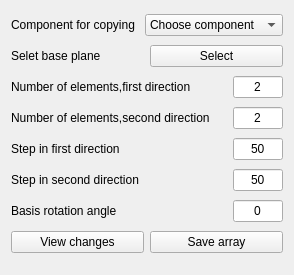
<?xml version="1.0" encoding="UTF-8"?>
<ui version="4.0">
 <class>crearray</class>
 <widget class="QWidget" name="crearray">
  <property name="geometry">
   <rect>
    <x>0</x>
    <y>0</y>
    <width>294</width>
    <height>275</height>
   </rect>
  </property>
  <property name="sizePolicy">
   <sizepolicy hsizetype="Minimum" vsizetype="Minimum">
    <horstretch>0</horstretch>
    <verstretch>0</verstretch>
   </sizepolicy>
  </property>
  <property name="focusPolicy">
   <enum>Qt::TabFocus</enum>
  </property>
  <property name="windowTitle">
   <string>Component Array Maker</string>
  </property>
  <layout class="QVBoxLayout" name="verticalLayout">
   <item>
    <layout class="QHBoxLayout" name="lay_compselect">
     <item>
      <widget class="QLabel" name="lbl_compselect">
       <property name="sizePolicy">
        <sizepolicy hsizetype="Minimum" vsizetype="Preferred">
         <horstretch>0</horstretch>
         <verstretch>0</verstretch>
        </sizepolicy>
       </property>
       <property name="text">
        <string>Component for copying</string>
       </property>
      </widget>
     </item>
     <item>
      <widget class="QComboBox" name="cmb_compselect">
       <item>
        <property name="text">
         <string>Choose component</string>
        </property>
       </item>
      </widget>
     </item>
    </layout>
   </item>
   <item>
    <layout class="QHBoxLayout" name="lay_selplane">
     <item>
      <widget class="QLabel" name="lbl_selplane">
       <property name="text">
        <string>Selet base plane </string>
       </property>
      </widget>
     </item>
     <item>
      <widget class="QPushButton" name="btn_selplane">
       <property name="text">
        <string>Select</string>
       </property>
      </widget>
     </item>
    </layout>
   </item>
   <item>
    <layout class="QHBoxLayout" name="lay_nfirst">
     <item>
      <widget class="QLabel" name="lbl_nfirst">
       <property name="text">
        <string>Number of elements,first direction</string>
       </property>
      </widget>
     </item>
     <item>
      <widget class="QLineEdit" name="ln_nfirst">
       <property name="sizePolicy">
        <sizepolicy hsizetype="Minimum" vsizetype="Fixed">
         <horstretch>0</horstretch>
         <verstretch>0</verstretch>
        </sizepolicy>
       </property>
       <property name="maximumSize">
        <size>
         <width>50</width>
         <height>16777215</height>
        </size>
       </property>
       <property name="text">
        <string>2</string>
       </property>
       <property name="alignment">
        <set>Qt::AlignCenter</set>
       </property>
      </widget>
     </item>
    </layout>
   </item>
   <item>
    <layout class="QHBoxLayout" name="lay_nsecond">
     <item>
      <widget class="QLabel" name="lbl_nsecond">
       <property name="text">
        <string>Number of elements,second direction</string>
       </property>
      </widget>
     </item>
     <item>
      <widget class="QLineEdit" name="ln_nsecond">
       <property name="sizePolicy">
        <sizepolicy hsizetype="Minimum" vsizetype="Fixed">
         <horstretch>0</horstretch>
         <verstretch>0</verstretch>
        </sizepolicy>
       </property>
       <property name="maximumSize">
        <size>
         <width>50</width>
         <height>16777215</height>
        </size>
       </property>
       <property name="text">
        <string>2</string>
       </property>
       <property name="alignment">
        <set>Qt::AlignCenter</set>
       </property>
      </widget>
     </item>
    </layout>
   </item>
   <item>
    <layout class="QHBoxLayout" name="lay_stepfirst">
     <item>
      <widget class="QLabel" name="lbl_stelfirst">
       <property name="text">
        <string>Step in first direction</string>
       </property>
      </widget>
     </item>
     <item>
      <widget class="QLineEdit" name="ln_stepfirst">
       <property name="sizePolicy">
        <sizepolicy hsizetype="Minimum" vsizetype="Fixed">
         <horstretch>0</horstretch>
         <verstretch>0</verstretch>
        </sizepolicy>
       </property>
       <property name="maximumSize">
        <size>
         <width>50</width>
         <height>16777215</height>
        </size>
       </property>
       <property name="text">
        <string>50</string>
       </property>
       <property name="alignment">
        <set>Qt::AlignCenter</set>
       </property>
      </widget>
     </item>
    </layout>
   </item>
   <item>
    <layout class="QHBoxLayout" name="lay_stepsecond">
     <item>
      <widget class="QLabel" name="lbl_stepsecond">
       <property name="text">
        <string>Step in second direction</string>
       </property>
      </widget>
     </item>
     <item>
      <widget class="QLineEdit" name="ln_stepsecond">
       <property name="sizePolicy">
        <sizepolicy hsizetype="Minimum" vsizetype="Fixed">
         <horstretch>0</horstretch>
         <verstretch>0</verstretch>
        </sizepolicy>
       </property>
       <property name="maximumSize">
        <size>
         <width>50</width>
         <height>16777215</height>
        </size>
       </property>
       <property name="text">
        <string>50</string>
       </property>
       <property name="alignment">
        <set>Qt::AlignCenter</set>
       </property>
      </widget>
     </item>
    </layout>
   </item>
   <item>
    <layout class="QHBoxLayout" name="lay_angle">
     <item>
      <widget class="QLabel" name="lbl_angle">
       <property name="text">
        <string>Basis rotation angle</string>
       </property>
      </widget>
     </item>
     <item>
      <widget class="QLineEdit" name="ln_angle">
       <property name="sizePolicy">
        <sizepolicy hsizetype="Minimum" vsizetype="Fixed">
         <horstretch>0</horstretch>
         <verstretch>0</verstretch>
        </sizepolicy>
       </property>
       <property name="maximumSize">
        <size>
         <width>50</width>
         <height>16777215</height>
        </size>
       </property>
       <property name="text">
        <string>0</string>
       </property>
       <property name="alignment">
        <set>Qt::AlignCenter</set>
       </property>
      </widget>
     </item>
    </layout>
   </item>
   <item>
    <layout class="QHBoxLayout" name="lay_buttons">
     <item>
      <widget class="QPushButton" name="btn_changes">
       <property name="text">
        <string>View changes</string>
       </property>
      </widget>
     </item>
     <item>
      <widget class="QPushButton" name="btn_save">
       <property name="text">
        <string>Save array</string>
       </property>
      </widget>
     </item>
    </layout>
   </item>
  </layout>
 </widget>
 <resources/>
 <connections/>
</ui>
